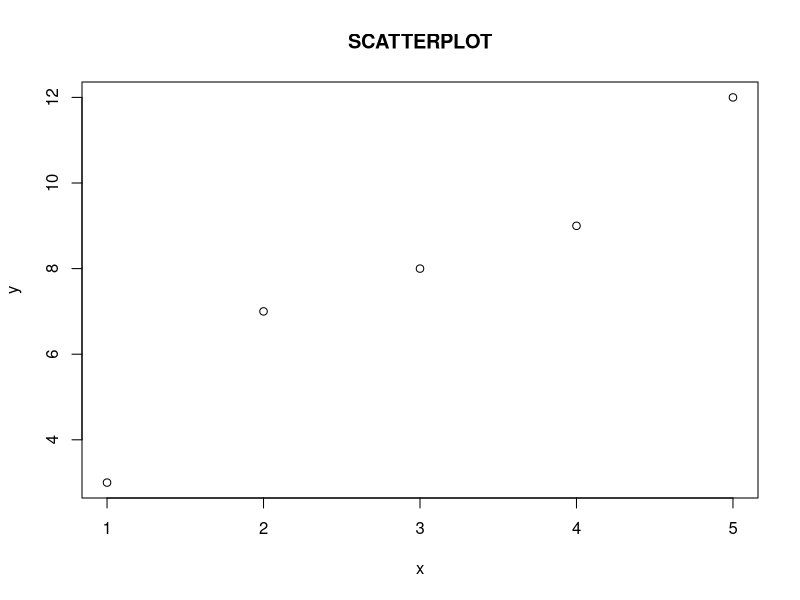
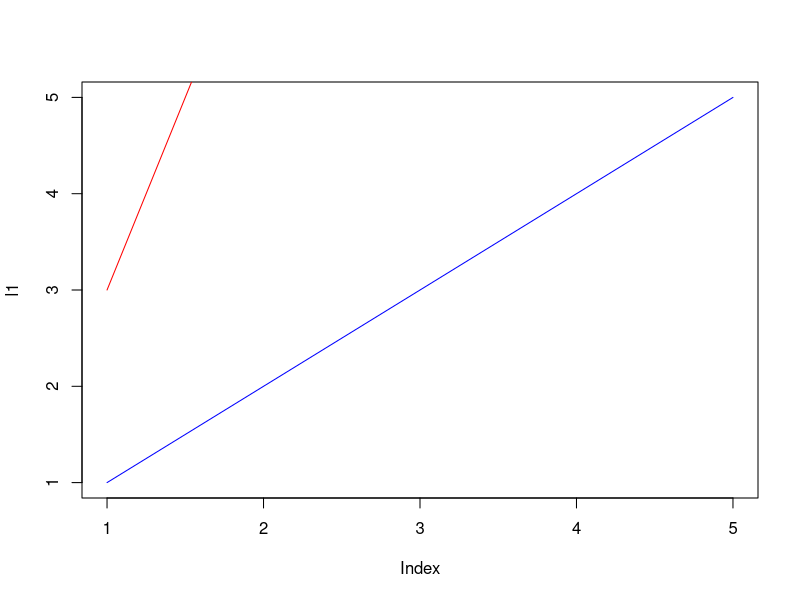
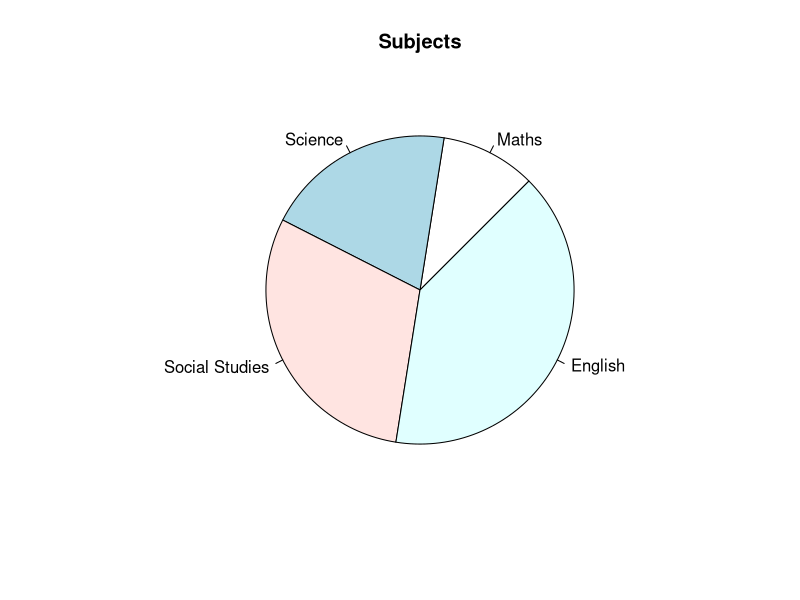
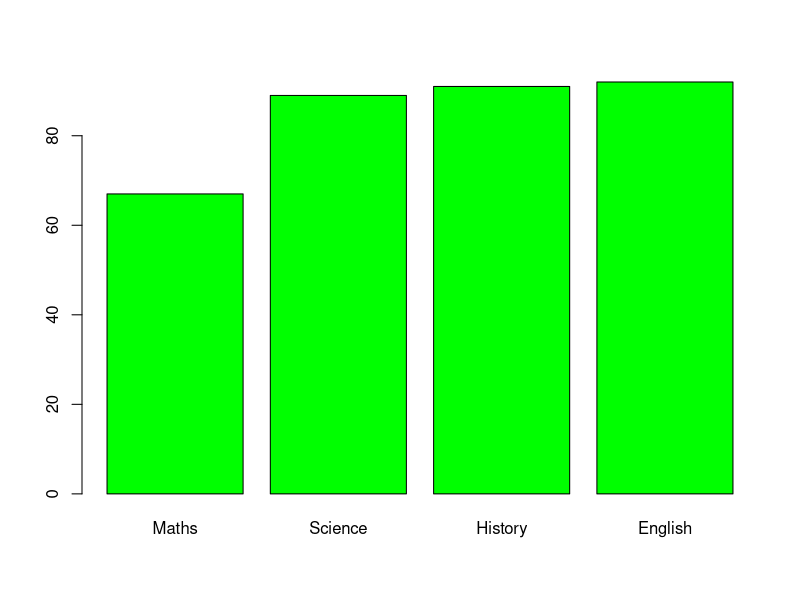

R code for these plots, in order:
# scatter plot
x <- c(1,2,3,4,5)
y <- c(3,7,8,9,12)

plot(x,y,main = "SCATTERPLOT")

# line graphs
    # lines() function is used to plot multiple lines in the same graph.
l1 <- c(1,2,3,4,5)
l2 <- c(3,7,8,9,12)

plot(l1, type = "l", col = "blue")
lines(l2, type = "l", col = "red") 

# pie chart
x <- c(10,20,30,40)
    # Create a vector of labels -- not mandatory
mylabel <- c("Maths", "Science", "Social Studies", "English")
    # Display the pie chart with labels
pie(x,init.angle = 45, label = mylabel, main = "Subjects") 

# bar chart

x <- c("Maths", "Science", "History", "English")
y <- c(67, 89, 91, 92)

barplot(y, names.arg = x, col = "green") 